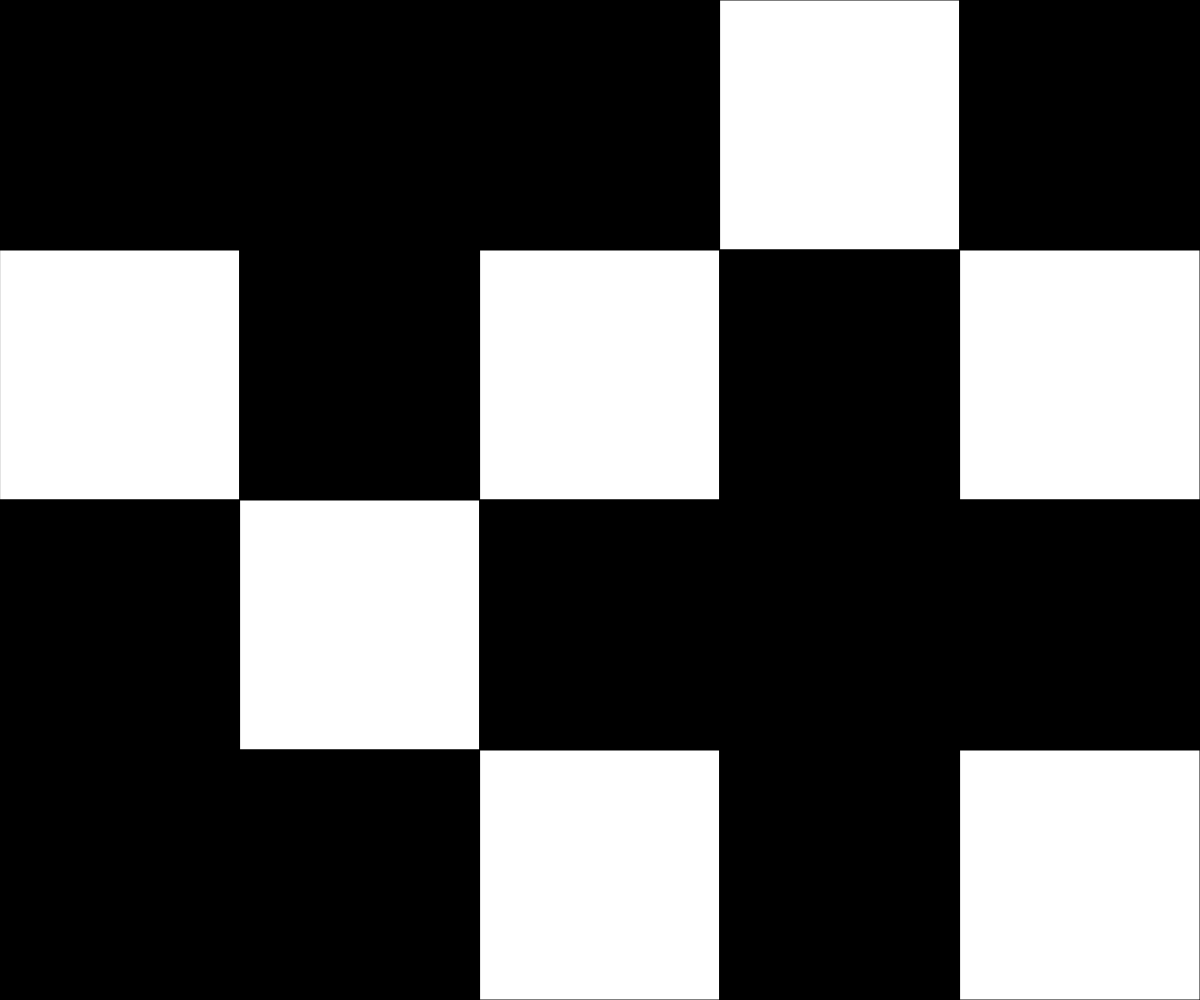
Frame 1 (no input)
Frame 60 (no input): identical to frame 1, image omitted
Frame 120 (the mouse pressed at the canvas centre since frame 60): identical to frame 1, image omitted

The p5.js sketch that drew this single still picture (run headless with seeded random() and noise() and a simulated clock; from frame 60 on, the mouse is pressed at the canvas centre):

// p5.js sketch
// ── sketch.js
// Grid Demo
const NUM_ROWS = 4;
const NUM_COLS = 5;
let rectWidth, rectHeight;

let gridData = [[0,0,0,255,0],
                [255,0,255,0,255],
                [0,255,0,0,0],
                [0,0,255,0,255]];

function setup() {
  createCanvas(windowWidth, windowHeight);
  rectWidth = width / NUM_COLS;
  rectHeight = height / NUM_ROWS;
}

function drawGrid(){
  // Render a Grid of Squares - fill color set 
  // According to data stored in 2D array.
  for (let y = 0; y < NUM_ROWS; y++){
    for (let x = 0; x < NUM_COLS; x++){
      fill(gridData[y][x]);
      rect(x*rectWidth,y*rectHeight,rectWidth,rectHeight);
    }
  }
}

function draw() {
  background(220);
  drawGrid();
}
